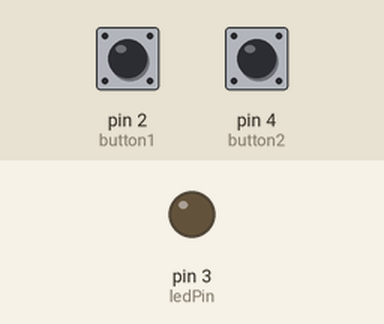
A sketch run on a simulated Arduino Uno, built with avr-gcc and run on an emulated ATmega328P. Parts: output pins drawn as LEDs (lit = HIGH). The inputs (shaded band) are chosen by the test bench; at power-on: pin 2 (button1) LOW, pin 4 (button2) LOW.

Above: at 1.2 s.
1.3 s: pin 2 (button1) pulled HIGH for 0.15 s
At 2.4 s:
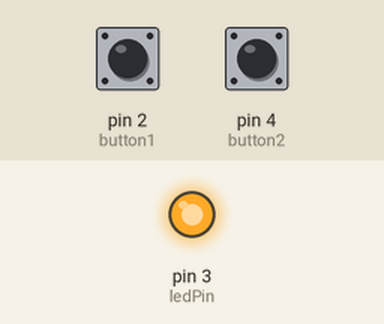
2.9 s: pin 4 (button2) pulled HIGH for 0.15 s
At 3.6 s:
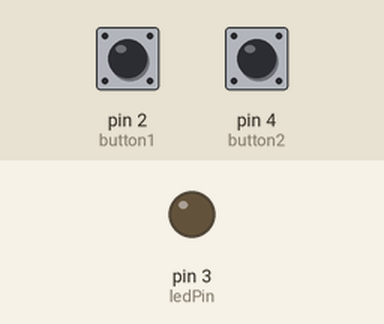
4.5 s: pin 2 (button1) pulled HIGH for 1 s
At 4.8 s:
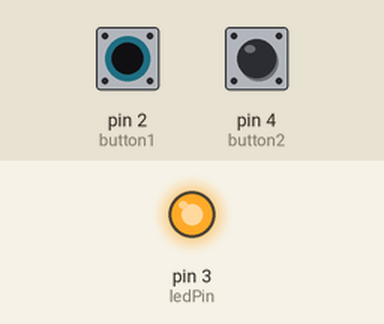
7.0 s: pin 2 (button1) driven HIGH and pin 4 (button2) driven HIGH
At 8.2 s:
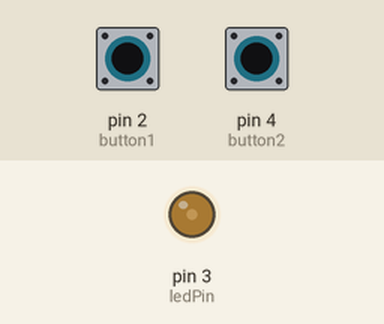
8.5 s: pin 4 (button2) driven LOW
At 8.9 s:
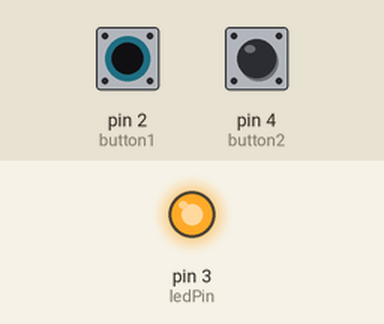
Timing chart, 0 to 11.0 s (numbered marks = the images above; inputs shaded):
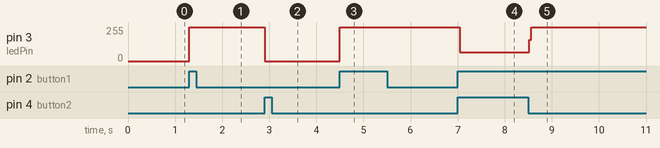

Measured:
- after the input at 1.3 s, pin 3 (ledPin): 0/255 → 255/255 at once
- after the input at 2.9 s, pin 3 (ledPin): 255/255 → 0/255 at once
- after the input at 4.5 s, pin 3 (ledPin): 0/255 → 255/255 at once
- after the input at 7.0 s, pin 3 (ledPin): 255/255 → 67/255 at once
- after the input at 8.5 s, pin 3 (ledPin): 67/255 → 255/255 at once

The sketch:

Two_Button_Toggle.ino
```cpp
int button1 = 2;
int ledPin = 3;
int button2 = 4;

void setup() {
  pinMode(button1, INPUT);
  pinMode(ledPin, OUTPUT);
  pinMode(button2, INPUT);
}

void loop() {
  int buttonState1 = digitalRead(button1);
  int buttonState2 = digitalRead(button2);

  if (buttonState1 == HIGH) {
    digitalWrite(ledPin, HIGH);
  }

  if (buttonState2 == HIGH) {
    digitalWrite(ledPin, LOW);
  }

}
```
